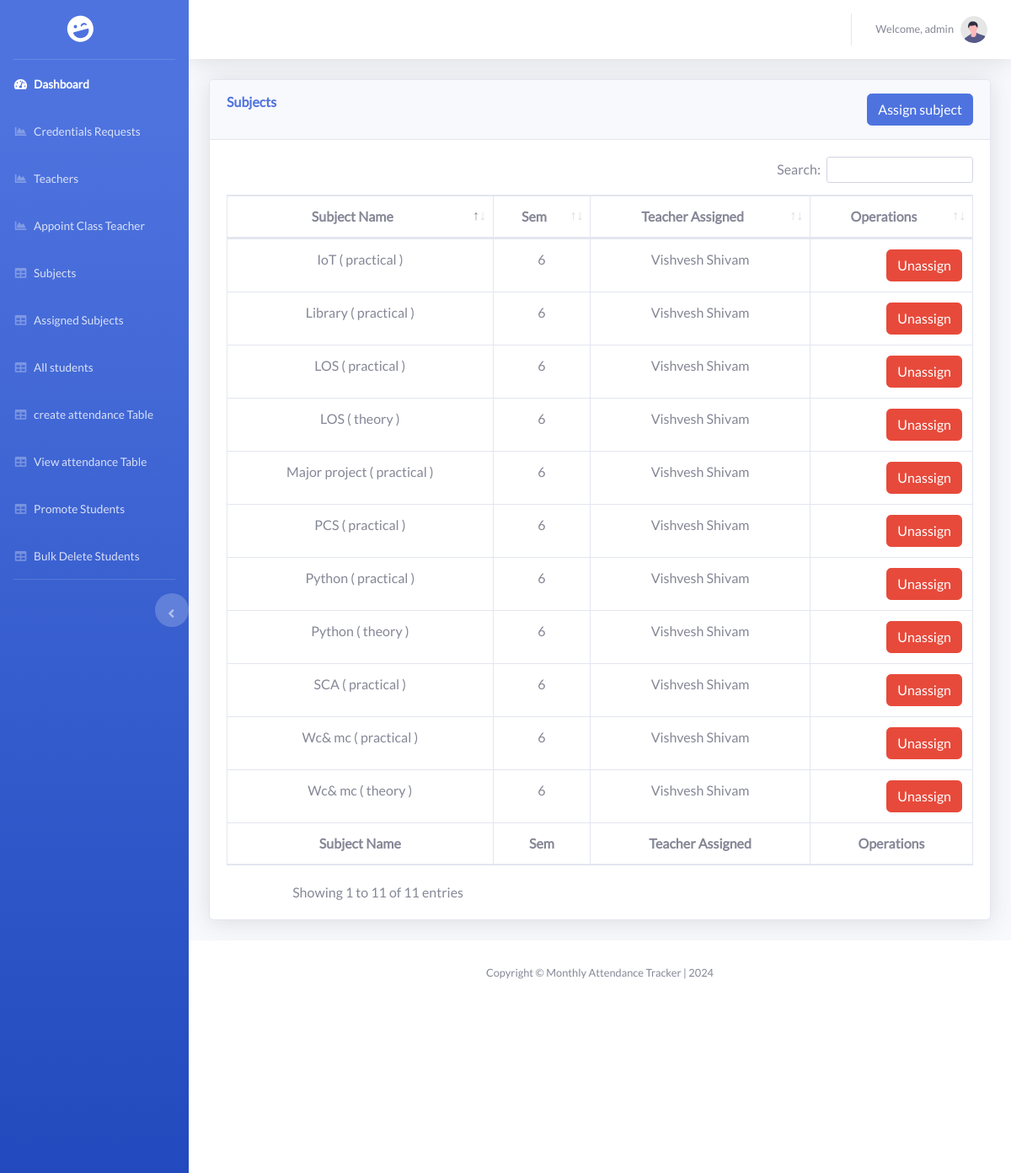
Before: /admin/assigned.php (signed in) with the older database file.
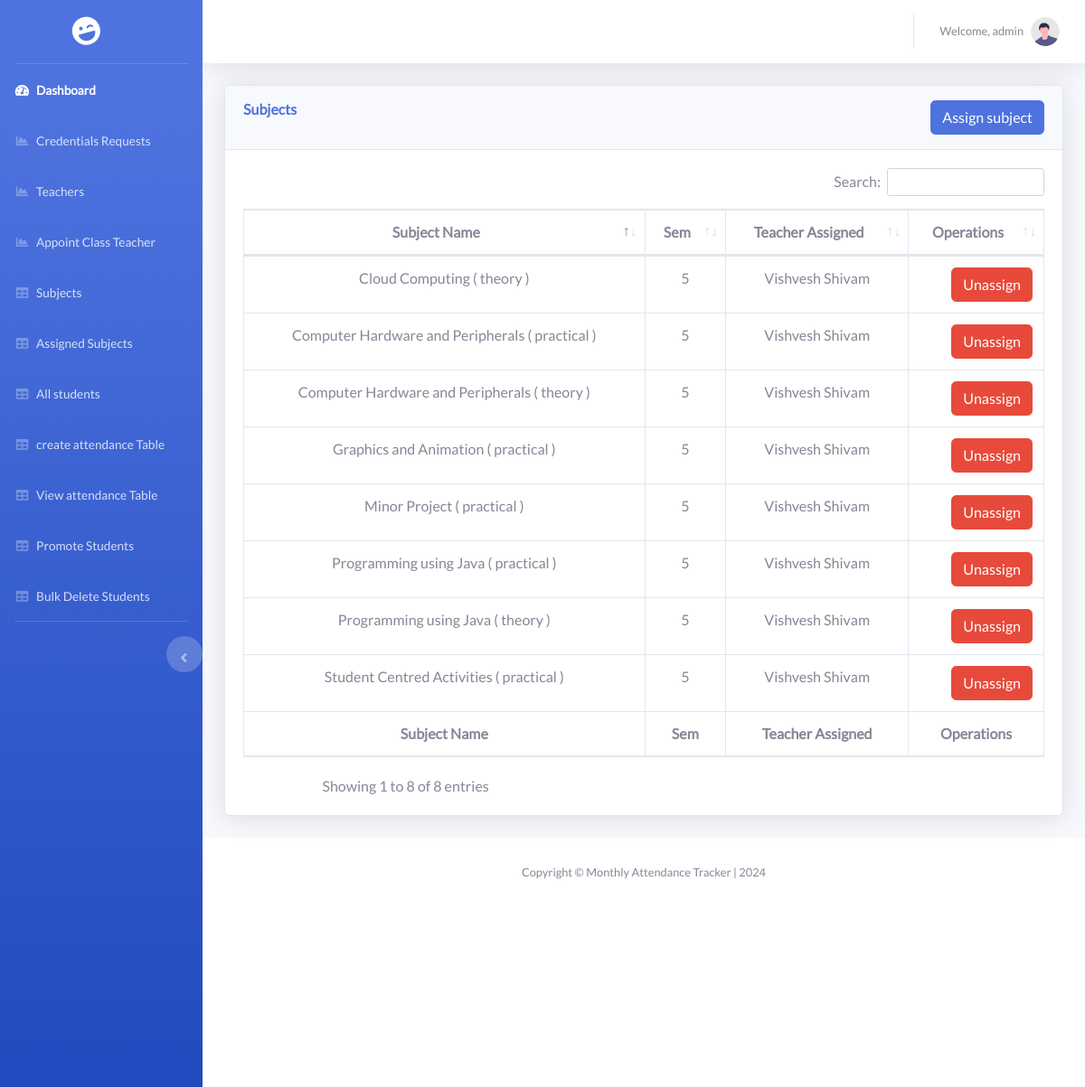
After: the same page with the newer database file.
### tables this page shows
CREATE TABLE `assigned_teacher` (
  `subject_id` varchar(255) NOT NULL,
  `teacher_id` varchar(255) NOT NULL
);

CREATE TABLE `subject` (
  `subject_id` int(20) NOT NULL,
  `subject_name` varchar(255) NOT NULL,
  `scheme` varchar(50) NOT NULL,
  `type` enum('theory','practical') NOT NULL,
  `sem` enum('1','2','3','4','5','6') NOT NULL
);

CREATE TABLE `user` (
  `id` int(10) NOT NULL,
  `name` varchar(60) NOT NULL,
  `email` varchar(60) NOT NULL,
  `password` varchar(60) NOT NULL,
  `role` enum('admin','teacher','classTeacher') NOT NULL,
  `phone_number` varchar(255) NOT NULL,
  `designation` varchar(255) NOT NULL,
  `department` varchar(255) NOT NULL,
  `otp` varchar(255) DEFAULT NULL
);

### admin/assigned.php (the view, shortened to what the changed rows need)
<?php
require("check.php");
?>
<!DOCTYPE html>
<html lang="en">
<head>
    <?php require("styles.php"); ?>
</head>
<body id="page-top">
    <div id="wrapper">
        <div id="content-wrapper" class="d-flex flex-column">
            <div id="content">
                <div class="container-fluid">
                    <div class="card shadow mb-4">
                        <div class="card-body">
                            <div class="table-responsive">
                                <table class="table table-bordered" id="dataTable" width="100%" cellspacing="0">
                                    <thead>
                                        <tr>
                                            <th>Subject Name</th>
                                            <th>Sem</th>
                                            <th>Teacher Assigned</th>
                                            <th>Operations</th>
                                        </tr>
                                    </thead>
                                    <tfoot>
                                        <tr>
                                            <th>Subject Name</th>
                                            <th>Sem</th>
                                            <th>Teacher Assigned</th>
                                            <th>Operations</th>
                                        </tr>
                                    </tfoot>
                                    <tbody>
                                        <?php
                                        $assignedQuery = "SELECT * FROM `assigned_teacher`";
                                        if ($assignedResult = mysqli_query($conn, $assignedQuery)) {
                                            while ($assignedRow = mysqli_fetch_assoc($assignedResult)) {
                                                ?>
                                                <tr>
                                                        <?php
                                                        $subId = $assignedRow['subject_id'];
                                                        $subjectQuery = "SELECT * FROM `subject` WHERE `subject_id`='$subId'";
                                                        if ($subjectResult = mysqli_query($conn, $subjectQuery)) {
                                                            $subject = mysqli_fetch_assoc($subjectResult);
                                                            echo "<td>".$subject['subject_name'] . " ( " . $subject['type'] . " )</td>";
                                                            echo "<td>".$subject['sem'] ."</td>";
                                                        }
                                                        ?>
                                                    <td>
                                                        <?php
                                                        $teacherId = $assignedRow['teacher_id'];
                                                        $teacherQuery = "SELECT * FROM `user` WHERE `id`='$teacherId'";
                                                        if ($teacherResult = mysqli_query($conn, $teacherQuery)) {
                                                            $teacher = mysqli_fetch_assoc($teacherResult);
                                                            echo $teacher['name'];
                                                        }
                                                        ?>
                                                    </td>
                                                    <td>
                                                        <button type='button' class='btn btn-danger' data-toggle='modal'
                                                            data-target='#exampleModal'
                                                            data-subjectid='<?php echo $subId; ?>'>Unassign</button>
                                                    </td>
                                                </tr>
                                                <?php
                                            }
                                        }
                                        ?>
                                    </tbody>
                                </table>
                            </div>
                        </div>
                    </div>
                </div>
            </div>
        </div>
    </div>
</body>
</html>

Changed rows visible on the page:
removed assigned_teacher: subject.subject_name "IoT", subject.type "practical", subject.sem "6", user.name "Vishvesh Shivam"
removed assigned_teacher: subject.subject_name "Library", subject.type "practical", subject.sem "6", user.name "Vishvesh Shivam"
removed assigned_teacher: subject.subject_name "LOS", subject.type "theory", subject.sem "6", user.name "Vishvesh Shivam"
removed assigned_teacher: subject.subject_name "LOS", subject.type "practical", subject.sem "6", user.name "Vishvesh Shivam"
removed assigned_teacher: subject.subject_name "Major project", subject.type "practical", subject.sem "6", user.name "Vishvesh Shivam"
removed assigned_teacher: subject.subject_name "PCS", subject.type "practical", subject.sem "6", user.name "Vishvesh Shivam"
removed assigned_teacher: subject.subject_name "Python", subject.type "theory", subject.sem "6", user.name "Vishvesh Shivam"
removed assigned_teacher: subject.subject_name "Python", subject.type "practical", subject.sem "6", user.name "Vishvesh Shivam"
removed assigned_teacher: subject.subject_name "SCA", subject.type "practical", subject.sem "6", user.name "Vishvesh Shivam"
removed assigned_teacher: subject.subject_name "Wc& mc", subject.type "theory", subject.sem "6", user.name "Vishvesh Shivam"
removed assigned_teacher: subject.subject_name "Wc& mc", subject.type "practical", subject.sem "6", user.name "Vishvesh Shivam"
added assigned_teacher: subject.subject_name "Cloud Computing", subject.type "theory", subject.sem "5", user.name "Vishvesh Shivam"
added assigned_teacher: subject.subject_name "Computer Hardware and Peripherals", subject.type "theory", subject.sem "5", user.name "Vishvesh Shivam"
added assigned_teacher: subject.subject_name "Computer Hardware and Peripherals", subject.type "practical", subject.sem "5", user.name "Vishvesh Shivam"
added assigned_teacher: subject.subject_name "Graphics and Animation", subject.type "practical", subject.sem "5", user.name "Vishvesh Shivam"
added assigned_teacher: subject.subject_name "Minor Project", subject.type "practical", subject.sem "5", user.name "Vishvesh Shivam"
added assigned_teacher: subject.subject_name "Programming using Java", subject.type "theory", subject.sem "5", user.name "Vishvesh Shivam"
added assigned_teacher: subject.subject_name "Student Centred Activities", subject.type "practical", subject.sem "5", user.name "Vishvesh Shivam"
added assigned_teacher: subject.subject_name "Programming using Java", subject.type "practical", subject.sem "5", user.name "Vishvesh Shivam"
Other visible differences:
text written by a page script: "Search: Showing 1 to 11 of 11 entries" → "Search: Showing 1 to 8 of 8 entries"
